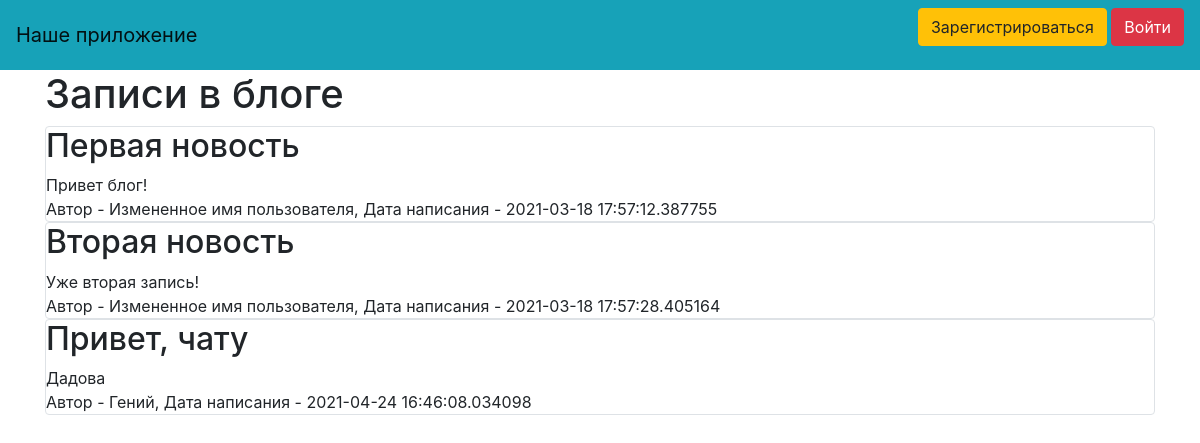
/index, run on the app's committed database.
### data/news.py (models this page shows)
class News(SqlAlchemyBase):
    __tablename__ = 'news'
    id = sqlalchemy.Column(sqlalchemy.Integer,
                           primary_key=True, autoincrement=True)
    title = sqlalchemy.Column(sqlalchemy.String, nullable=True)
    content = sqlalchemy.Column(sqlalchemy.String, nullable=True)
    created_date = sqlalchemy.Column(sqlalchemy.DateTime,
                                     default=datetime.datetime.now)
    hub_id = sqlalchemy.Column(sqlalchemy.Integer)
    is_private = sqlalchemy.Column(sqlalchemy.Boolean, default=True)
    user_id = sqlalchemy.Column(sqlalchemy.Integer,
                                sqlalchemy.ForeignKey("users.id"))
    user = orm.relation('User')

### data/users.py (models this page shows, shortened)
class User(SqlAlchemyBase, UserMixin):
    __tablename__ = 'users'
    id = sqlalchemy.Column(sqlalchemy.Integer,
                           primary_key=True, autoincrement=True)
    name = sqlalchemy.Column(sqlalchemy.String, nullable=True)
    about = sqlalchemy.Column(sqlalchemy.String, nullable=True)
    email = sqlalchemy.Column(sqlalchemy.String,
                              index=True, unique=True, nullable=True)
    hashed_password = sqlalchemy.Column(sqlalchemy.String, nullable=True)
    created_date = sqlalchemy.Column(sqlalchemy.DateTime,
                                     default=datetime.datetime.now)
    tg = sqlalchemy.Column(sqlalchemy.String, nullable=True)
    news = orm.relation("News", back_populates='user')
    hubs = sqlalchemy.Column(sqlalchemy.String, default="[]")

### main.py (the view)
@app.route('/')
@app.route('/index')
def index():
    db_sess = db_session.create_session()
    if current_user.is_authenticated:
        news = db_sess.query(News).filter(
            (News.user == current_user) | (News.is_private != True))
    else:
        news = db_sess.query(News).filter(News.is_private != True)
    return render_template("index.html", news=news)

### data/db_session.py (called while the page is built)
def create_session() -> Session:
    global __factory
    return __factory()

### templates/index.html
{% extends "base.html" %}
{% block content %}
<h1>Записи в блоге</h1>
{% for item in news%}
<div class="col-md6 border rounded">
    <h2>{{item.title}}</h2>
    <div>
        {{item.content}}
    </div>
    <div>
        Автор - {{item.user.name}}, Дата написания - {{item.created_date}}
    </div>
</div>
{% endfor %}
{% endblock %}

### templates/base.html (shortened to what this page needs)
<!doctype html>
<html lang="en">
<head>
    <link rel="stylesheet"
          href="https://stackpath.bootstrapcdn.com/bootstrap/4.4.1/css/bootstrap.min.css"
>
</head>
<body>
<header>
    <nav class="navbar navbar-light bg-info">
        <a class="navbar-brand" href="index">Наше приложение</a>
        {% if current_user.is_authenticated %}
            <a class="navbar-brand" href="/logout">{{ current_user.name }}</a>
        {% else %}
            <p>
                <a class="btn btn-warning " href="/register">Зарегистрироваться</a>
                <a class="btn btn-danger " href="/login">Войти</a>
            </p>
        {% endif %}
    </nav>
</header>
<main role="main" class="container">
    {% block content %}{% endblock %}
</main>
</body>
</html>

### data on the page
News: title "Первая новость", content "Привет блог!", user.name "Измененное имя пользователя", created_date "2021-03-18 17:57:12.387755"
News: title "Вторая новость", content "Уже вторая запись!", user.name "Измененное имя пользователя", created_date "2021-03-18 17:57:28.405164"
News: title "Привет, чату", content "Дадова", user.name "Гений", created_date "2021-04-24 16:46:08.034098"
